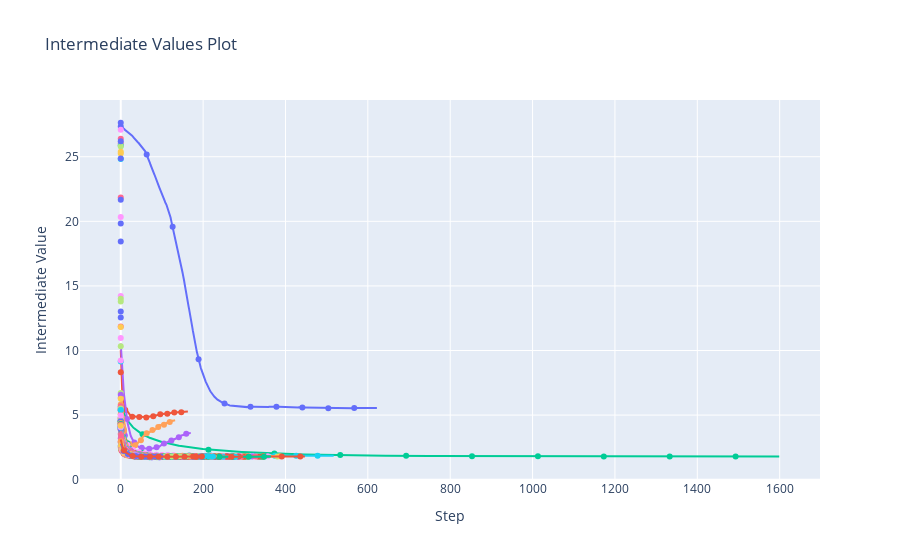

Notebook cell for this chart:
### Code cell
from optuna.visualization import plot_contour
from optuna.visualization import plot_edf
from optuna.visualization import plot_intermediate_values
from optuna.visualization import plot_optimization_history
from optuna.visualization import plot_parallel_coordinate
from optuna.visualization import plot_param_importances
from optuna.visualization import plot_slice


plot_intermediate_values(study)
